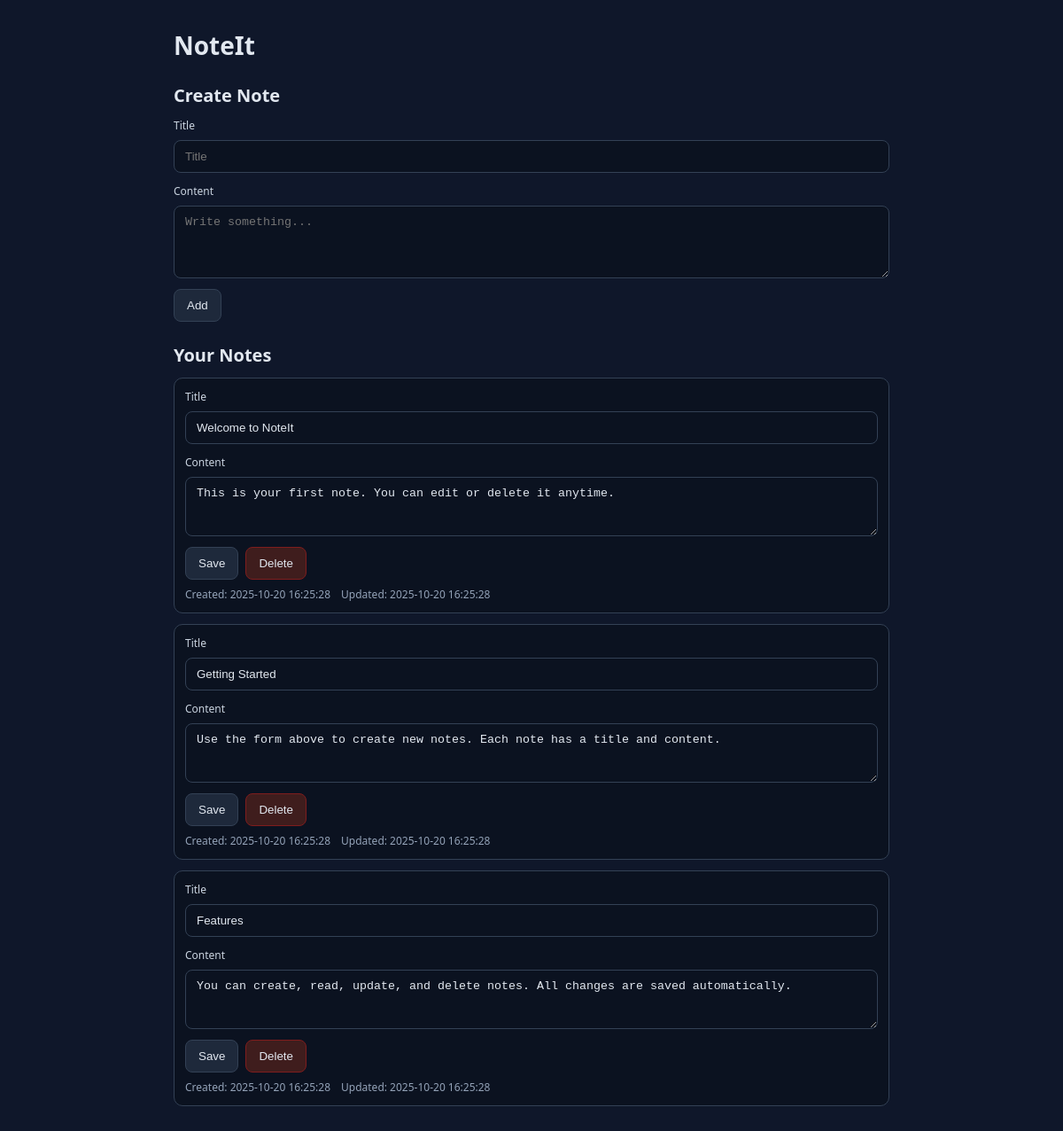
The page / on the database its author committed.
### tables this page shows
CREATE TABLE IF NOT EXISTS `notes` (
    `id` INT UNSIGNED AUTO_INCREMENT PRIMARY KEY,
    `title` VARCHAR(255) NOT NULL DEFAULT '',
    `content` TEXT NOT NULL,
    `created_at` TIMESTAMP NOT NULL DEFAULT CURRENT_TIMESTAMP,
    `updated_at` TIMESTAMP NOT NULL DEFAULT CURRENT_TIMESTAMP ON UPDATE CURRENT_TIMESTAMP
);

### src/NotesRepository.php (called while the page is built, shortened)
<?php
final class NotesRepository
{
    private PDO $pdo;
    public function __construct(PDO $pdo)
    {
        $this->pdo = $pdo;
    }
    public function getAllNotes(): array
    {
        $stmt = $this->pdo->query('SELECT id, title, content, created_at, updated_at FROM notes ORDER BY updated_at DESC');
        return $stmt->fetchAll();
    }
}

### public/index.php (the view, shortened to what this page needs)
<?php
require_once __DIR__ . '/../src/NotesRepository.php';
$pdo = Database::getConnection();
$repo = new NotesRepository($pdo);
$notes = $repo->getAllNotes();
?>
<!doctype html>
<html lang="en">
<head>
    <link rel="stylesheet" href="/styles.css">
</head>
<body>
    <div class="container">
        <h1>NoteIt</h1>
        <section class="new-note">
            <h2>Create Note</h2>
            <form method="post">
                <div class="field">
                    <label>Title</label>
                    <input type="text" name="title" placeholder="Title">
                </div>
                <div class="field">
                    <label>Content</label>
                    <textarea name="content" rows="4" placeholder="Write something..."></textarea>
                </div>
                <button type="submit">Add</button>
            </form>
        </section>
        <section class="notes-list">
            <h2>Your Notes</h2>
            <?php if (empty($notes)): ?>
                <p class="muted">No notes yet. Add your first note above.</p>
            <?php else: ?>
                <?php foreach ($notes as $note): ?>
                    <article class="note">
                        <form method="post" class="note-form">
                            <div class="field">
                                <label>Title</label>
                                <input type="text" name="title" value="<?php echo htmlspecialchars($note['title'] ?? '', ENT_QUOTES, 'UTF-8'); ?>">
                            </div>
                            <div class="field">
                                <label>Content</label>
                                <textarea name="content" rows="3"><?php echo htmlspecialchars($note['content'] ?? '', ENT_QUOTES, 'UTF-8'); ?></textarea>
                            </div>
                            <div class="actions">
                                <button type="submit" name="action" value="update">Save</button>
                                <button type="submit" name="action" value="delete" class="danger" onclick="return confirm('Delete this note?');">Delete</button>
                            </div>
                            <div class="timestamps">
                                <span>Created: <?php echo htmlspecialchars($note['created_at'], ENT_QUOTES, 'UTF-8'); ?></span>
                                <span>Updated: <?php echo htmlspecialchars($note['updated_at'], ENT_QUOTES, 'UTF-8'); ?></span>
                            </div>
                        </form>
                    </article>
                <?php endforeach; ?>
            <?php endif; ?>
        </section>
    </div>
</body>
</html>

### public/styles.css (style rules this page uses)
* { box-sizing: border-box; }
body { margin: 0; font-family: system-ui, -apple-system, Segoe UI, Roboto, Ubuntu, Cantarell, Noto Sans, sans-serif; background: #0f172a; color: #e2e8f0; }
.container { max-width: 840px; margin: 0 auto; padding: 24px 16px 64px; }
h1 { font-size: 28px; margin: 8px 0 24px; }
h2 { font-size: 20px; margin: 24px 0 12px; }
.field { display: grid; gap: 8px; margin-bottom: 12px; }
label { color: #cbd5e1; font-size: 12px; }
input[type="text"], textarea { width: 100%; padding: 10px 12px; border-radius: 8px; border: 1px solid #334155; background: #0b1220; color: #e2e8f0; }
button { padding: 10px 14px; border-radius: 8px; border: 1px solid #334155; background: #1e293b; color: #e2e8f0; cursor: pointer; }
button.danger { border-color: #7f1d1d; background: #3f1d1d; }
.note { border: 1px solid #334155; border-radius: 10px; padding: 12px; margin-bottom: 12px; background: #0b1220; }
.note-form .actions { display: flex; gap: 8px; }
.timestamps { margin-top: 8px; color: #94a3b8; font-size: 12px; display: flex; gap: 12px; }
.new-note, .notes-list { margin-top: 16px; }

### rows shown on the page
notes: title "Welcome to NoteIt", content "This is your first note. You can edit or delete it anytime.", created_at "2025-10-20 16:25:28", updated_at "2025-10-20 16:25:28"
notes: title "Getting Started", content "Use the form above to create new notes. Each note has a title and content.", created_at "2025-10-20 16:25:28", updated_at "2025-10-20 16:25:28"
notes: title "Features", content "You can create, read, update, and delete notes. All changes are saved automatically.", created_at "2025-10-20 16:25:28", updated_at "2025-10-20 16:25:28"
